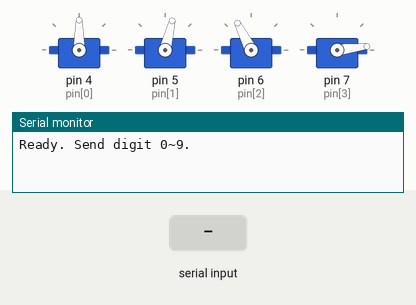
This sketch was run on a simulated Arduino Uno, built with avr-gcc and run on an emulated ATmega328P. Shown: 4 × servo, the last lines printed to the serial monitor. Inputs (shaded band) come from the test bench.

Above: at 1.2 s.
1.3 s: "90,45\n" received over Serial
At 3.8 s:
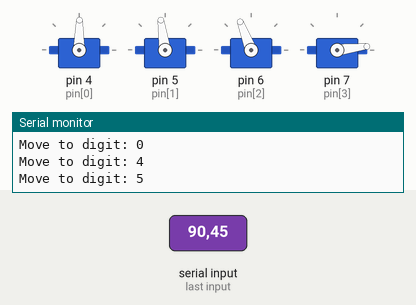
4.3 s: "30,150\n" received over Serial
At 5.55 s:
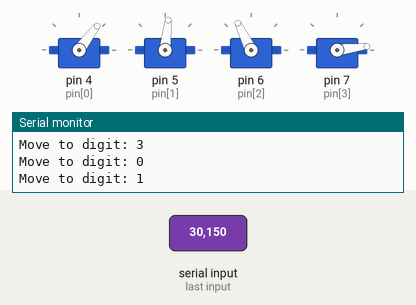
7.3 s: "1\n" received over Serial
At 9.0 s:
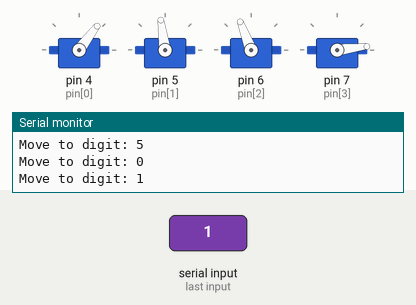
Timing chart, 0 to 10.5 s (numbered marks = the images above; inputs shaded):
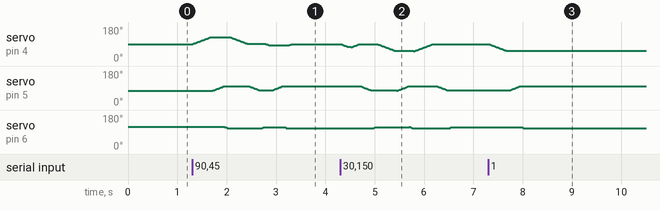

Measured:
- after the input at 7.3 s, servo on pin 5 (pin[1]): moves from 77° to 98° over 0.19 s, starting after 0.43 s; servo on pin 6 (pin[2]): 116° → 111° after 0.69 s

The sketch:

robot_arm_control_with_AI.ino
```cpp
/*
시리얼 입력(숫자 0~9)에 따라 로봇팔(서보모터 4개)을 지정된 포즈로 이동시키는 프로그램

이 코드의 목적:
- 아두이노에 연결된 4개의 서보모터(bottom, arm1, arm2, grip)를 제어
- 숫자(0~9)에 대응하는 포즈 테이블을 미리 정의해두고, 입력된 숫자에 따라 로봇팔을 해당 위치로 이동시킴
- 각도 제한을 두어 서보모터가 물리적으로 무리하지 않도록 보호
- 이동 시 부드럽게 각도를 변화시켜 자연스러운 동작을 구현
*/

#include <Servo.h>

// ===== Servo 선언 =====
Servo bottom, arm1, arm2, grip;
Servo servo[4] = {bottom, arm1, arm2, grip};

// 현재 각도 상태 (시작은 HOME 포즈)
int preVal[4] = {90, 76, 117, 7};

// 핀 번호
int pin[4] = {4, 5, 6, 7};

// ===== 숫자(0~9)별 포즈 테이블 =====
// 각 숫자에 대응하는 bottom, arm1, arm2, grip 각도 값
int pose[10][4] = {
  /*0*/ { 90,  76, 117,  7},  // HOME
  /*1*/ { 52,  99, 110,  7},
  /*2*/ { 66,  99, 110,  7},
  /*3*/ { 74,  99, 110,  7},
  /*4*/ { 82,  99, 110,  7},
  /*5*/ { 90,  99, 110,  7},
  /*6*/ { 102, 99, 110,  7},
  /*7*/ { 109, 99, 110,  7},
  /*8*/ { 119, 99, 110,  7},
  /*9*/ { 128, 99, 110,  7},
};

// ===== 안전 각도 제한 =====
// 각 서보모터별 허용 범위를 벗어나지 않도록 제한
int clampAngle(int idx, int ang) {
  if (idx == 0) {            // bottom
    if (ang < 50)  ang = 50;
    if (ang > 130) ang = 130;
  } else if (idx == 1) {     // arm1
    if (ang < 70)  ang = 70;
    if (ang > 120) ang = 120;
  } else if (idx == 2) {     // arm2
    if (ang < 60)  ang = 60;
    if (ang > 120) ang = 120;
  } else if (idx == 3) {     // grip
    if (ang < 5)   ang = 5;
    if (ang > 50)  ang = 50;
  }
  return ang;
}

// ===== 부드럽게 이동 =====
// 현재 위치에서 목표 위치까지 1도씩 이동하며 자연스럽게 움직임
void servoMove(int num, int target) {
  target = clampAngle(num, target); // 안전 범위 제한 적용

  // 현재 각도가 목표보다 크면 감소 방향으로 이동
  if (preVal[num] > target) {
    for (int a = preVal[num]; a > target; a--) {
      servo[num].write(a);
      delay(10);
    }
  }
  // 현재 각도가 목표보다 작으면 증가 방향으로 이동
  else if (preVal[num] < target) {
    for (int a = preVal[num]; a < target; a++) {
      servo[num].write(a);
      delay(10);
    }
  }
  preVal[num] = target; // 최종 위치 갱신
}

// ===== 숫자에 해당하는 위치로 이동 =====
void moveToDigit(int d) {
  if (d < 0 || d > 9) return; // 유효 범위 체크

  // bottom, arm1, arm2만 이동 (grip은 고정)
  for (int j = 0; j < 3; j++) {
    servoMove(j, pose[d][j]);
    delay(20); // 관절 간 이동 간격
  }
}

// ===== setup =====
void setup() {
  Serial.begin(9600);

  for (int i = 0; i < 4; i++) {
    servo[i].attach(pin[i]); // 핀 연결
    preVal[i] = clampAngle(i, preVal[i]); // 안전 범위 적용
    servo[i].write(preVal[i]);  // 초기 위치 이동
  }

  // 시작은 HOME 포즈
  moveToDigit(0);
  Serial.println("Ready. Send digit 0~9.");
}

// ===== loop =====
void loop() {
  // 시리얼 입력이 있을 때
  if (Serial.available()) {
    char c = Serial.read(); // 입력 문자 읽기

    // 숫자 문자 입력일 경우
    if (c >= '0' && c <= '9') {
      int d = c - '0'; // 문자에서 정수로 변환
      Serial.print("Move to digit: ");
      Serial.println(d);
      moveToDigit(d); // 해당 숫자 포즈로 이동
    }
  }
}
```
